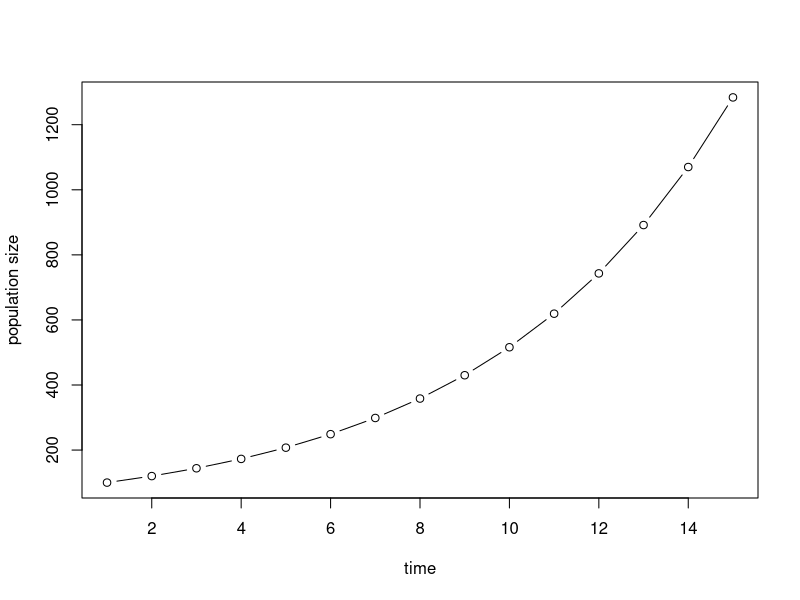

The R source for this figure:
## ---- chunk 1
#| echo: false
time <- 1:15
growthRate <- 1.2
popSize <- rep(100, times = length(time))
for (i in 1:(length(time) - 1)) {
  popSize[i + 1] <- popSize[i] * growthRate
}
plot(time, popSize, ylab = "population size", type = "b")
